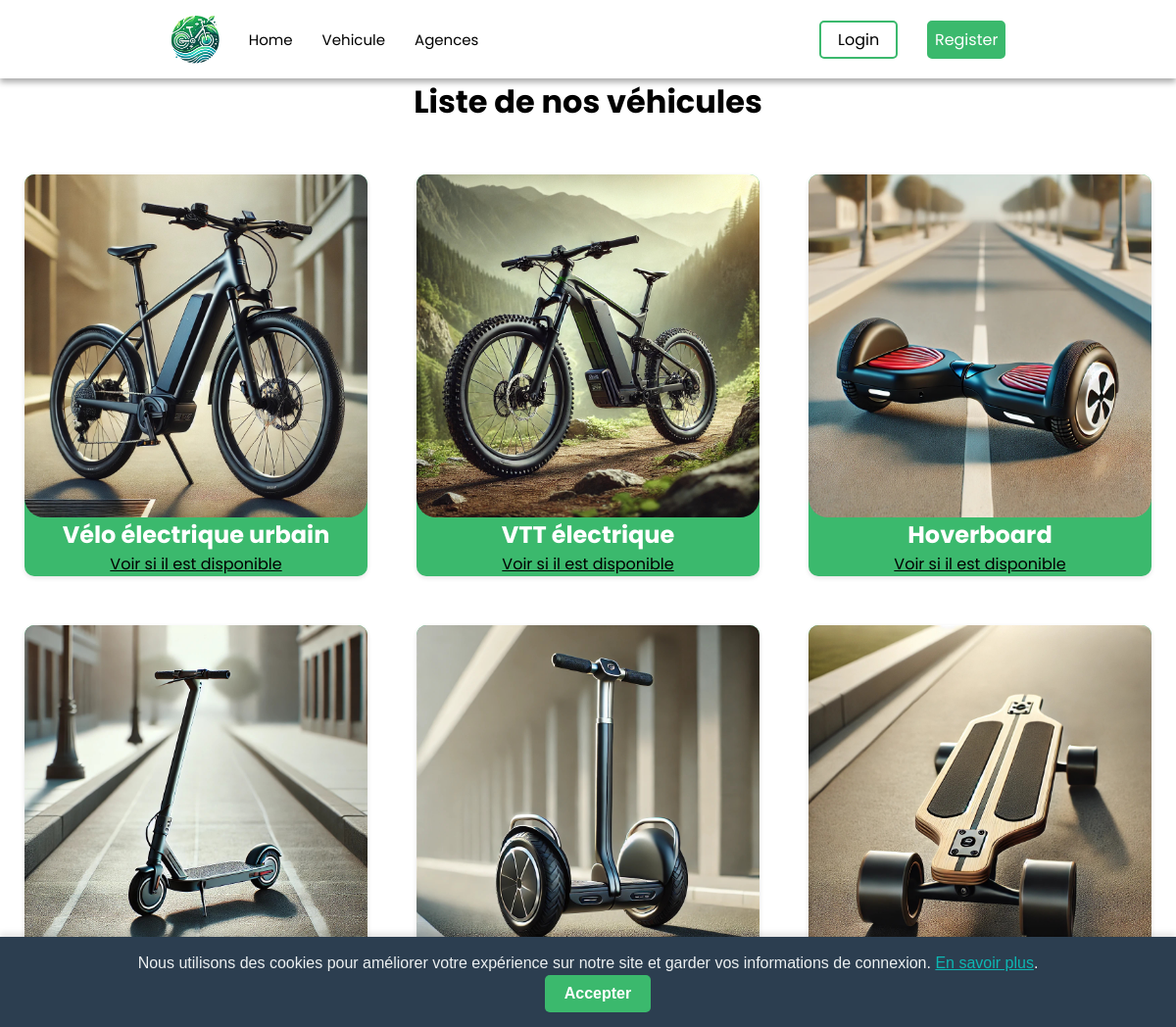
The app's page /vehicule with its own data.
### tables this page shows
CREATE TABLE typeVehicule (
	idTypeVehicule INT PRIMARY KEY AUTO_INCREMENT,
    typeVehicule VARCHAR(50),
	typeVehiculeImage CHAR(50),
    fkIdTarif INT,
    FOREIGN KEY (fkIdTarif) REFERENCES tarification(idTarif)
);

### app/controllers/VehiculeController.php (called while the page is built)
<?php
class VehiculeController {
    public function get() {
        $vehiculeModel = new VehiculeModel();
        $_SESSION['data'] = $vehiculeModel->getData();
        $this->renderView('VehiculeView', $_SESSION['data']);
    }
    private function renderView($view, $data) {
        extract($data);
        require_once __DIR__ . '/../views/' . $view . '.php';
    }
}

### public/index.php (called while the page is built, shortened)
<?php
$controller = new Router();
$controller->route();
include '../app/views/CookiesView.php';

### app/models/VehiculeModel.php (called while the page is built)
<?php
class VehiculeModel {
    private $bdd;
    public function __construct() {
        $bddModel = new BddModel();
        $this->bdd = $bddModel->getConnection();
    }
    public function getData() {
        $bdd = $this->bdd;
        $query = $bdd->prepare('
            SELECT
                tv.idTypeVehicule,
                tv.typeVehicule,
                tv.typeVehiculeImage,
                t.tarifHoraire,
                t.tarifDemieJournee,
                t.tarifJournee,
                COUNT(v.statut) AS disponible_count
            FROM
                vehicule v
            JOIN
                typeVehicule tv ON v.fkIdTypeVehicule = tv.idTypeVehicule
            JOIN
                tarification t ON tv.fkIdTarif = t.idTarif
            WHERE
                v.statut = "Disponible"
            GROUP BY
                tv.idTypeVehicule, tv.typeVehicule, tv.typeVehiculeImage,
                t.tarifHoraire, t.tarifDemieJournee, t.tarifJournee');
        $query->execute();
        $data = $query->fetchAll();
        return $data;
    }
}

### app/views/VehiculeView.php (the view, shortened to what this page needs)
<!DOCTYPE html>
<html lang="en">
<head>
    <link rel="stylesheet" href="/css/styles.css">
    <link rel="stylesheet" href="/css/responsive.css">
    <link rel="stylesheet" href="/css/hamburgers.css">
</head>
<body>
    <nav class="navbar">
        <div class="navbar__links">
            <ul class="navbar__links--main">
                <img src="/image/logo.png" class="navbar__logo">
                <li><a href="/" class="navbar__item--a">Home</a></li>
                <li><a href="vehicule" class="navbar__item--a">Vehicule</a></li>
                <li><a href="agences" class="navbar__item--a">Agences</a></li>
            </ul>
            <ul class="navbar__links--main">
                <?php
                    if (isset($_SESSION['user'])) {
                        echo '<li><a href="dashboard" class="button">' . $_SESSION['user']['prenom'] . '</a></li>';
                        echo '<li><a href="logout" class="button">Logout</a></li>';
                        if ($_SESSION['user']['role'] == 'admin') {
                            echo '<li><a href="admin" class="button">Admin</a></li>';
                        }
                    } else {
                        echo '<li><a href="login" class="button">Login</a></li>';
                        echo '<li><a href="register" class="button">Register</a></li>';
                    }
                ?>
            </ul>
        </div>
    </nav>
    <div class="container__vehicule">
        <h1 class="vehicule__title">Liste de nos véhicules</h1>
        <div class="container__vehicule__wrap">
            <?php foreach ($data as $vehicule): ?>
                <a href="/vehicule/reservation" class="container__vehicule__choice">
                    <img src="<?= $vehicule['typeVehiculeImage'] ?>" alt="<?= $vehicule['typeVehicule'] ?>">
                    <h2><?= $vehicule['typeVehicule'] ?></h2>
                    <p>Voir si il est disponible</p>
                </a>
            <?php endforeach; ?>
        </div>
    </div>
</body>
</html>

### core/Router.php (shortened to what this page needs)
<?php
class Router {
    public function route() {
        $url = $_SERVER['REQUEST_URI'];
        $parsed_url = trim(parse_url($url, PHP_URL_PATH), '/');
        $method = $_SERVER['REQUEST_METHOD'];
        $base = realpath(__DIR__ . '/../app/controllers/') . '/';
        switch ($parsed_url) {
            default:
                $controller = ucfirst($parsed_url) . 'Controller';
                break;
        }
        $path = $base . $controller . '.php';
        if (file_exists($path)) {
            $controllerInstance = new $controller();
            if ($method === 'POST') {
                if (method_exists($controllerInstance, 'post')) {
                    $controllerInstance->post();
                } else {
                    echo "Méthode POST non définie pour ce contrôleur.";
                }
            } else {
                if (method_exists($controllerInstance, 'get')) {
                    $controllerInstance->get();
                } else {
                    echo "Méthode GET non définie pour ce contrôleur.";
                }
            }
        } else {
            $error = new NotificationController();
            $error->error404();
        }
    }
}

### app/views/CookiesView.php (shortened to what this page needs)
<link rel="stylesheet" href="/css/styles.css">
<div id="cookie-banner">
    <p>
        Nous utilisons des cookies pour améliorer votre expérience sur notre site et garder vos informations de connexion.
        <a href="#">En savoir plus</a>.
    </p>
    <button id="accept-cookies">Accepter</button>
</div>

### public/css/styles.css (style rules this page uses)
:root { --main-green: #3bb96d; --main-blue: #0db7b3; }
html { overflow-x: hidden; }
* { margin: 0; padding: 0; box-sizing: border-box; }
body { display: flex; align-items: center; justify-content: center; flex-direction: column; font-family: 'Poppins', sans-serif; }
.navbar { display: flex; align-items: center; justify-content: center; width: 100%; height: 80px; box-shadow: 0 4px 6px rgba(0, 0, 0, 0.329); }
.navbar__logo { width: 50px; }
.navbar__links { display: flex; align-items: center; justify-content: space-around; width: 100%; }
.navbar__item--a { position: relative; display: inline-block; text-decoration: none; font-size: 15px; font-family: 'Poppins', sans-serif; color: black; }
.navbar__item--a::after { content: ""; position: absolute; left: 0; bottom: 0; height: 2px; width: 0; background-color: var(--main-green); transition: all .3s; }
.navbar__links--main { display: flex; align-items: center; justify-content: center; gap: 30px; list-style: none; }
.navbar__links--main a { text-decoration: none; color: black; }
.button { display: inline-block; border: solid var(--main-green) 2px; color: var(--main-green); color: black; border-radius: 5px; width: 80px; text-align: center; padding: 5px; }
li:nth-of-type(2) a.button { background-color: var(--main-green); color: white; }
.container__vehicule { display: flex; align-items: center; justify-content: center; flex-direction: column; gap: 50px; width: 100%; max-width: 1500px; }
.container__vehicule__wrap, .container__vehicule--form { display: flex; align-items: center; justify-content: center; flex-wrap: wrap; gap: 50px; }
.container__vehicule__choice { width: 350px; border-radius: 10px; display: flex; align-items: center; justify-content: start; flex-direction: column; background-color: var(--main-green); color: white; cursor: pointer; text-decoration: none; overflow: hidden; box-shadow: 0px 2px 5px rgba(0, 0, 0, 0.1); }
.container__vehicule__choice p, .container__vehicule__choice--resa p { color: black; text-decoration: underline; }
.container__vehicule__choice img, .container__vehicule__choice--resa img { width: 350px; border-radius: 0 0 20px 20px; }
#cookie-banner button { background-color: var(--main-green); color: #fff; border: none; padding: 10px 20px; margin-left: 20px; border-radius: 5px; cursor: pointer; font-size: 16px; font-weight: bold; }
#cookie-banner { display: none; position: fixed; bottom: 0; width: 100%; background-color: #2c3e50; color: #ecf0f1; padding: 15px 20px; text-align: center; box-shadow: 0 -4px 6px rgba(0, 0, 0, 0.1); z-index: 1000; font-family: 'Arial', sans-serif; }
#cookie-banner p { margin: 0; font-size: 16px; line-height: 1.5; }
#cookie-banner a { color: var(--main-blue); text-decoration: underline; }

### records on screen
typevehicule: typeVehiculeImage (picture), typeVehicule "Vélo électrique urbain"
typevehicule: typeVehiculeImage (picture), typeVehicule "VTT électrique"
typevehicule: typeVehiculeImage+typeVehicule (picture), typeVehicule "Hoverboard"
typevehicule: typeVehiculeImage (picture)
typevehicule: typeVehiculeImage+typeVehicule (picture)
typevehicule: typeVehiculeImage (picture)
